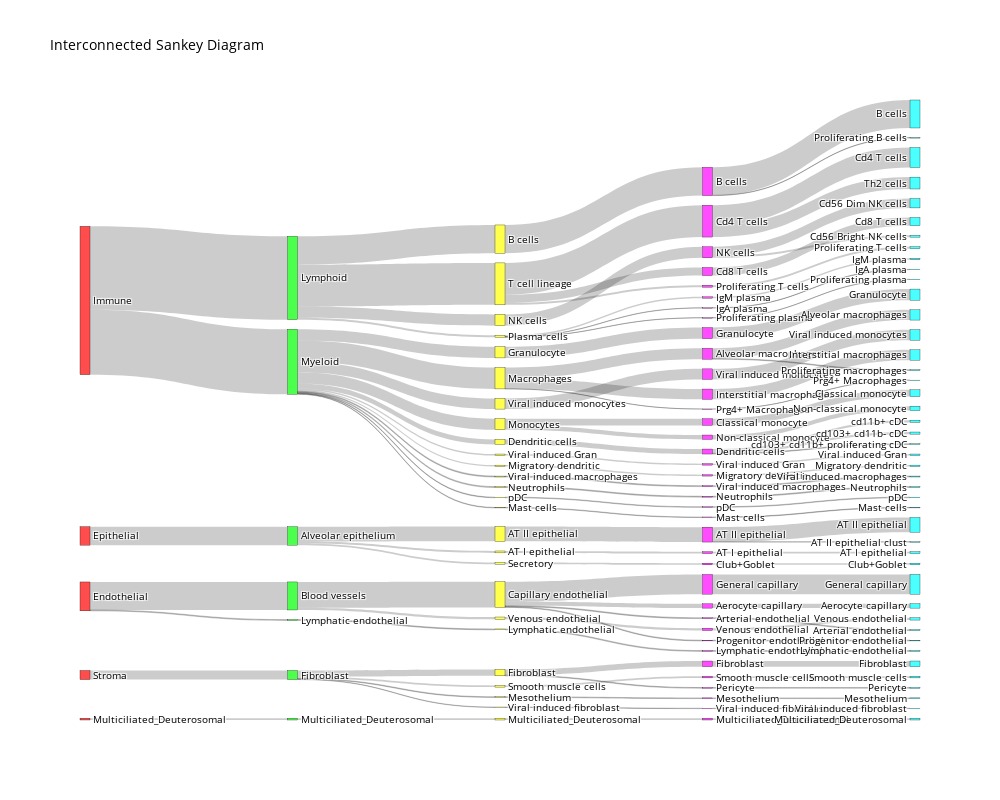

The cell this chart's notebook holds for it:
### Code cell
import pandas as pd
import plotly.graph_objects as go
levels = ['Level_1', 'Level_2', 'Level_3', 'Level_4', 'Level_5']

#levels = ['Level_1', 'Level_2', 'Level_3']

# Define colors for each level
level_colors = {
    'Level_1': 'rgba(255, 0, 0, 0.7)',    # Red
    'Level_2': 'rgba(0, 255, 0, 0.7)',    # Green
    'Level_2_5': 'rgba(0, 0, 255, 0.7)',  # Blue
    'Level_3': 'rgba(255, 255, 0, 0.7)',  # Yellow
    'Level_4': 'rgba(255, 0, 255, 0.7)',  # Purple
    'Level_5': 'rgba(0, 255, 255, 0.7)'   # Cyan
}

# Initialize dictionaries and data structures
node_labels = {}
level_counts = {}
flows = {}
node_x = {}

# Calculate counts for each level and store labels
for level in levels:
    level_counts[level] = adata.obs[level].value_counts()
    # Sort the labels based on the order of the index
    node_labels[level] = level_counts[level].index.tolist()

# Create a Plotly Sankey diagram
fig = go.Figure()

# Initialize lists to store node labels
node_labels_list = []

# Initialize lists to store links
source_nodes = []
target_nodes = []
values = []
link_labels = []

# Loop through each pair of source and target levels
for i in range(len(levels) - 1):
    source_level = levels[i]
    target_level = levels[i + 1]
    
    # Calculate flow values between levels iteratively
    source_counts = level_counts[source_level]
    target_counts = level_counts[target_level]
    
    # Initialize the flow matrix
    flow_matrix = pd.DataFrame(index=source_counts.index, columns=target_counts.index, data=0)
    
    # Calculate flow values based on common cell types
    for source_label in source_counts.index:
        for target_label in target_counts.index:
            common_cells = ((adata.obs[source_level] == source_label) & (adata.obs[target_level] == target_label)).sum()
            flow_matrix.loc[source_label, target_label] = common_cells
    
    flows[(source_level, target_level)] = flow_matrix.values
    
    # Ensure flow_data is a DataFrame
    flow_data = flows[(source_level, target_level)]
    source_labels = node_labels[source_level]
    target_labels = node_labels[target_level]
    flow_matrix = pd.DataFrame(flow_data, index=source_labels, columns=target_labels)
    
    # Create unique identifiers for nodes
    source_node_offset = len(node_labels_list)
    target_node_offset = len(node_labels_list) + len(source_labels)
    
    # Loop through the flow matrix and add links to the list, excluding zero values
    for source_label, source_row in flow_matrix.iterrows():
        for target_label, flow_value in source_row.items():
            if flow_value != 0:
                # Define labels with level prefixes
                source_node_label = f"{source_level}_{source_label}"
                target_node_label = f"{target_level}_{target_label}"
                
                # Check if the labels already exist in node_labels_list
                if source_node_label not in node_labels_list:
                    node_labels_list.append(source_node_label)
                if target_node_label not in node_labels_list:
                    node_labels_list.append(target_node_label)
                
                source_node = node_labels_list.index(source_node_label)
                target_node = node_labels_list.index(target_node_label)
                
                source_nodes.append(source_node)
                target_nodes.append(target_node)
                values.append(flow_value)
                link_labels.append(target_label)

node_colors = []
for node in node_labels_list:
    level_key = "_".join(node.split('_')[:2])
    if level_key == 'Level_2':
        if "_".join(node.split('_')[:3]) == 'Level_2_5':
            node_colors.append(level_colors.get("_".join(node.split('_')[:3]), 'rgba(128, 128, 128, 0.7)'))  # Assign new color for Level_2_5
        else:
            node_colors.append(level_colors.get(level_key, 'rgba(128, 128, 128, 0.7)'))  # Assign color for Level_2
    else:
        node_colors.append(level_colors.get(level_key, 'rgba(128, 128, 128, 0.7)'))  # Assign color for other levels

cleaned_node_labels = ['_'.join(label.split('_')[2:]) for label in node_labels_list]


new_node_labels = ['_'.join(label.split('_')[1:]) if label.startswith('5') else label for label in cleaned_node_labels]


# Add the x position to the nodes in the Sankey diagram
fig.add_trace(
    go.Sankey(
        arrangement = 'fixed',
        node=dict(
            pad=15,
            thickness=10,
            line=dict(color="black", width=0.3),
            label=new_node_labels,
            color=node_colors
        ),
        link=dict(
            source=source_nodes,
            target=target_nodes,
            value=values,
            label=link_labels,
        ),
    )
)
fig.update_layout(
    title='Interconnected Sankey Diagram',
    font=dict(size=10, color='black'),
	width=1000, 
    height=800,
    #2600,2200
    #1500,2000
)
#fig.update_traces(domain_y=list([0,0.5]), selector=dict(type='sankey'))
#fig.write_image("Sankey_color_1-2-3_hlca.png")

#fig.write_image("Sankey_color_final.png")

fig.show()

#import pickle
#with open('/data/kkovacs/Python/Sankey_final.pkl', 'wb') as file:
#    pickle.dump(fig, file)

#import pickle
#with open('/data/kkovacs/Python/Sankey_1-2-3.pkl', 'wb') as file:
#    pickle.dump(fig, file)


#with open(file_path, 'rb') as file:
#    loaded_fig = pickle.load(file)

### Figure 1 — Plotly figure (JSON) as saved in the notebook; plotly's stock layout.template omitted (floating-point values rounded to 4 significant figures)
{"data": [{"arrangement": "fixed", "link": {"label": ["Lymphoid", "Myeloid", "Blood vessels", "Lymphatic endothelial", "Alveolar epithelium", "Fibroblast", "Multiciliated_Deuterosomal", "T cell lineage", "B cells", "NK cells", "Plasma cells", "Macrophages", "Granulocyte", "Monocytes", "Viral induced monocytes", "Dendritic cells", "Viral induced Gran", "Migratory dendritic", "Viral induced macrophages", "Neutrophils", "pDC", "Mast cells", "Capillary endothelial", "Venous endothelial", "AT II epithelial", "AT I epithelial", "Secretory", "Fibroblast", "Smooth muscle cells", "Mesothelium", "Viral induced fibroblast", "Multiciliated_Deuterosomal", "Lymphatic endothelial", "Cd4 T cells", "Cd8 T cells", "Proliferating T cells", "B cells", "General capillary", "Aerocyte capillary", "Arterial endothelial", "Progenitor endothelial", "Alveolar macrophages", "Interstitial macrophages", "Prg4+ Macrophages", "AT II epithelial", "NK cells", "Granulocyte", "Classical monocyte", "Non-classical monocyte", "Viral induced monocytes", "Fibroblast", "Pericyte", "Dendritic cells", "Venous endothelial", "AT I epithelial", "IgM plasma", "IgA plasma", "Proliferating plasma", "Multiciliated_Deuterosomal", "Club+Goblet", "Smooth muscle cells", "Viral induced Gran", "Migratory dendritic", "Viral induced macrophages", "Neutrophils", "Lymphatic endothelial", "Mesothelium", "pDC", "Mast cells", "Viral induced fibroblast", "Cd4 T cells", "Th2 cells", "B cells", "Proliferating B cells", "General capillary", "AT II epithelial", "AT II epithelial clust", "Cd56 Dim NK cells", "Cd56 Bright NK cells", "Granulocyte", "Alveolar macrophages", "Proliferating macrophages", "Viral induced monocytes", "Interstitial macrophages", "Cd8 T cells", "Classical monocyte", "Fibroblast", "cd11b+ cDC", "cd103+ cd11b- cDC", "cd103+ cd11b+ proliferating cDC", "Non-classical monocyte", "Aerocyte capillary", "Venous endothelial", "Proliferating T cells", "AT I epithelial", "Multiciliated_Deuterosomal", "Club+Goblet", "Smooth muscle cells", "Viral induced Gran", "IgM plasma", "Migratory dendritic", "Viral induced macrophages", "Neutrophils", "Arterial endothelial", "Lymphatic endothelial", "Progenitor endothelial", "Pericyte", "Mesothelium", "pDC", "Mast cells", "Viral induced fibroblast", "IgA plasma", "Proliferating plasma", "Prg4+ Macrophages"], "source": [0, 0, 3, 3, 6, 8, 10, 1, 1, 1, 1, 2, 2, 2, 2, 2, 2, 2, 2, 2, 2, 2, 4, 4, 7, 7, 7, 9, 9, 9, 9, 11, 5, 12, 12, 12, 13, 27, 27, 27, 27, 16, 16, 16, 29, 14, 17, 18, 18, 19, 32, 32, 20, 28, 30, 15, 15, 15, 36, 31, 33, 21, 22, 23, 24, 37, 34, 25, 26, 35, 38, 38, 41, 41, 42, 49, 49, 50, 50, 51, 46, 46, 54, 47, 39, 52, 55, 57, 57, 57, 53, 43, 58, 40, 59, 63, 64, 65, 66, 60, 67, 68, 69, 44, 70, 45, 56, 71, 72, 73, 74, 61, 62, 48], "target": [1, 2, 4, 5, 7, 9, 11, 12, 13, 14, 15, 16, 17, 18, 19, 20, 21, 22, 23, 24, 25, 26, 27, 28, 29, 30, 31, 32, 33, 34, 35, 36, 37, 38, 39, 40, 41, 42, 43, 44, 45, 46, 47, 48, 49, 50, 51, 52, 53, 54, 55, 56, 57, 58, 59, 60, 61, 62, 63, 64, 65, 66, 67, 68, 69, 70, 71, 72, 73, 74, 75, 76, 77, 78, 79, 80, 81, 82, 83, 84, 85, 86, 87, 88, 89, 90, 91, 92, 93, 94, 95, 96, 97, 98, 99, 100, 101, 102, 103, 104, 105, 106, 107, 108, 109, 110, 111, 112, 113, 114, 115, 116, 117, 118], "value": [296334, 231301, 99654, 3080, 65683, 32522, 6322, 149124, 100750, 39756, 6704, 76059, 39689, 39554, 37503, 17795, 5213, 4760, 3298, 3268, 2224, 1938, 91328, 8326, 53018, 6756, 5909, 22744, 5795, 2561, 1422, 6322, 3080, 113143, 28900, 7081, 100750, 70066, 15464, 3096, 2702, 38989, 36675, 395, 53018, 39756, 39689, 23908, 15646, 37503, 20093, 2651, 17795, 8326, 6756, 4862, 1058, 784, 6322, 5909, 5795, 5213, 4760, 3298, 3268, 3080, 2561, 2224, 1938, 1422, 70883, 42260, 99491, 1259, 70066, 52231, 787, 33154, 6602, 39689, 36351, 2638, 37503, 36675, 28900, 23908, 20093, 7903, 7478, 2414, 15646, 15464, 8326, 7081, 6756, 6322, 5909, 5795, 5213, 4862, 4760, 3298, 3268, 3096, 3080, 2702, 2651, 2561, 2224, 1938, 1422, 1058, 784, 395]}, "node": {"color": ["rgba(255, 0, 0, 0.7)", "rgba(0, 255, 0, 0.7)", "rgba(0, 255, 0, 0.7)", "rgba(255, 0, 0, 0.7)", "rgba(0, 255, 0, 0.7)", "rgba(0, 255, 0, 0.7)", "rgba(255, 0, 0, 0.7)", "rgba(0, 255, 0, 0.7)", "rgba(255, 0, 0, 0.7)", "rgba(0, 255, 0, 0.7)", "rgba(255, 0, 0, 0.7)", "rgba(0, 255, 0, 0.7)", "rgba(255, 255, 0, 0.7)", "rgba(255, 255, 0, 0.7)", "rgba(255, 255, 0, 0.7)", "rgba(255, 255, 0, 0.7)", "rgba(255, 255, 0, 0.7)", "rgba(255, 255, 0, 0.7)", "rgba(255, 255, 0, 0.7)", "rgba(255, 255, 0, 0.7)", "rgba(255, 255, 0, 0.7)", "rgba(255, 255, 0, 0.7)", "rgba(255, 255, 0, 0.7)", "rgba(255, 255, 0, 0.7)", "rgba(255, 255, 0, 0.7)", "rgba(255, 255, 0, 0.7)", "rgba(255, 255, 0, 0.7)", "rgba(255, 255, 0, 0.7)", "rgba(255, 255, 0, 0.7)", "rgba(255, 255, 0, 0.7)", "rgba(255, 255, 0, 0.7)", "rgba(255, 255, 0, 0.7)", "rgba(255, 255, 0, 0.7)", "rgba(255, 255, 0, 0.7)", "rgba(255, 255, 0, 0.7)", "rgba(255, 255, 0, 0.7)", "rgba(255, 255, 0, 0.7)", "rgba(255, 255, 0, 0.7)", "rgba(255, 0, 255, 0.7)", "rgba(255, 0, 255, 0.7)", "rgba(255, 0, 255, 0.7)", "rgba(255, 0, 255, 0.7)", "rgba(255, 0, 255, 0.7)", "rgba(255, 0, 255, 0.7)", "rgba(255, 0, 255, 0.7)", "rgba(255, 0, 255, 0.7)", "rgba(255, 0, 255, 0.7)", "rgba(255, 0, 255, 0.7)", "rgba(255, 0, 255, 0.7)", "rgba(255, 0, 255, 0.7)", "rgba(255, 0, 255, 0.7)", "rgba(255, 0, 255, 0.7)", "rgba(255, 0, 255, 0.7)", "rgba(255, 0, 255, 0.7)", "rgba(255, 0, 255, 0.7)", "rgba(255, 0, 255, 0.7)", "rgba(255, 0, 255, 0.7)", "rgba(255, 0, 255, 0.7)", "rgba(255, 0, 255, 0.7)", "rgba(255, 0, 255, 0.7)", "rgba(255, 0, 255, 0.7)", "rgba(255, 0, 255, 0.7)", "rgba(255, 0, 255, 0.7)", "rgba(255, 0, 255, 0.7)", "rgba(255, 0, 255, 0.7)", "rgba(255, 0, 255, 0.7)", "rgba(255, 0, 255, 0.7)", "rgba(255, 0, 255, 0.7)", "rgba(255, 0, 255, 0.7)", "rgba(255, 0, 255, 0.7)", "rgba(255, 0, 255, 0.7)", "rgba(255, 0, 255, 0.7)", "rgba(255, 0, 255, 0.7)", "rgba(255, 0, 255, 0.7)", "rgba(255, 0, 255, 0.7)", "rgba(0, 255, 255, 0.7)", "rgba(0, 255, 255, 0.7)", "rgba(0, 255, 255, 0.7)", "rgba(0, 255, 255, 0.7)", "rgba(0, 255, 255, 0.7)", "rgba(0, 255, 255, 0.7)", "rgba(0, 255, 255, 0.7)", "rgba(0, 255, 255, 0.7)", "rgba(0, 255, 255, 0.7)", "rgba(0, 255, 255, 0.7)", "rgba(0, 255, 255, 0.7)", "rgba(0, 255, 255, 0.7)", "rgba(0, 255, 255, 0.7)", "rgba(0, 255, 255, 0.7)", "rgba(0, 255, 255, 0.7)", "rgba(0, 255, 255, 0.7)", "rgba(0, 255, 255, 0.7)", "rgba(0, 255, 255, 0.7)", "rgba(0, 255, 255, 0.7)", "rgba(0, 255, 255, 0.7)", "rgba(0, 255, 255, 0.7)", "rgba(0, 255, 255, 0.7)", "rgba(0, 255, 255, 0.7)", "rgba(0, 255, 255, 0.7)", "rgba(0, 255, 255, 0.7)", "rgba(0, 255, 255, 0.7)", "rgba(0, 255, 255, 0.7)", "rgba(0, 255, 255, 0.7)", "rgba(0, 255, 255, 0.7)", "rgba(0, 255, 255, 0.7)", "rgba(0, 255, 255, 0.7)", "rgba(0, 255, 255, 0.7)", "rgba(0, 255, 255, 0.7)", "rgba(0, 255, 255, 0.7)", "rgba(0, 255, 255, 0.7)", "rgba(0, 255, 255, 0.7)", "rgba(0, 255, 255, 0.7)", "rgba(0, 255, 255, 0.7)", "rgba(0, 255, 255, 0.7)", "rgba(0, 255, 255, 0.7)", "rgba(0, 255, 255, 0.7)", "rgba(0, 255, 255, 0.7)", "rgba(0, 255, 255, 0.7)", "rgba(0, 255, 255, 0.7)"], "label": ["Immune", "Lymphoid", "Myeloid", "Endothelial", "Blood vessels", "Lymphatic endothelial", "Epithelial", "Alveolar epithelium", "Stroma", "Fibroblast", "Multiciliated_Deuterosomal", "Multiciliated_Deuterosomal", "T cell lineage", "B cells", "NK cells", "Plasma cells", "Macrophages", "Granulocyte", "Monocytes", "Viral induced monocytes", "Dendritic cells", "Viral induced Gran", "Migratory dendritic", "Viral induced macrophages", "Neutrophils", "pDC", "Mast cells", "Capillary endothelial", "Venous endothelial", "AT II epithelial", "AT I epithelial", "Secretory", "Fibroblast", "Smooth muscle cells", "Mesothelium", "Viral induced fibroblast", "Multiciliated_Deuterosomal", "Lymphatic endothelial", "Cd4 T cells", "Cd8 T cells", "Proliferating T cells", "B cells", "General capillary", "Aerocyte capillary", "Arterial endothelial", "Progenitor endothelial", "Alveolar macrophages", "Interstitial macrophages", "Prg4+ Macrophages", "AT II epithelial", "NK cells", "Granulocyte", "Classical monocyte", "Non-classical monocyte", "Viral induced monocytes", "Fibroblast", "Pericyte", "Dendritic cells", "Venous endothelial", "AT I epithelial", "IgM plasma", "IgA plasma", "Proliferating plasma", "Multiciliated_Deuterosomal", "Club+Goblet", "Smooth muscle cells", "Viral induced Gran", "Migratory dendritic", "Viral induced macrophages", "Neutrophils", "Lymphatic endothelial", "Mesothelium", "pDC", "Mast cells", "Viral induced fibroblast", "Cd4 T cells", "Th2 cells", "B cells", "Proliferating B cells", "General capillary", "AT II epithelial", "AT II epithelial clust", "Cd56 Dim NK cells", "Cd56 Bright NK cells", "Granulocyte", "Alveolar macrophages", "Proliferating macrophages", "Viral induced monocytes", "Interstitial macrophages", "Cd8 T cells", "Classical monocyte", "Fibroblast", "cd11b+ cDC", "cd103+ cd11b- cDC", "cd103+ cd11b+ proliferating cDC", "Non-classical monocyte", "Aerocyte capillary", "Venous endothelial", "Proliferating T cells", "AT I epithelial", "Multiciliated_Deuterosomal", "Club+Goblet", "Smooth muscle cells", "Viral induced Gran", "IgM plasma", "Migratory dendritic", "Viral induced macrophages", "Neutrophils", "Arterial endothelial", "Lymphatic endothelial", "Progenitor endothelial", "Pericyte", "Mesothelium", "pDC", "Mast cells", "Viral induced fibroblast", "IgA plasma", "Proliferating plasma", "Prg4+ Macrophages"], "line": {"color": "black", "width": 0.3}, "pad": 15, "thickness": 10}, "type": "sankey"}], "layout": {"font": {"color": "black", "size": 10}, "height": 800, "title": {"text": "Interconnected Sankey Diagram"}, "width": 1000}}
